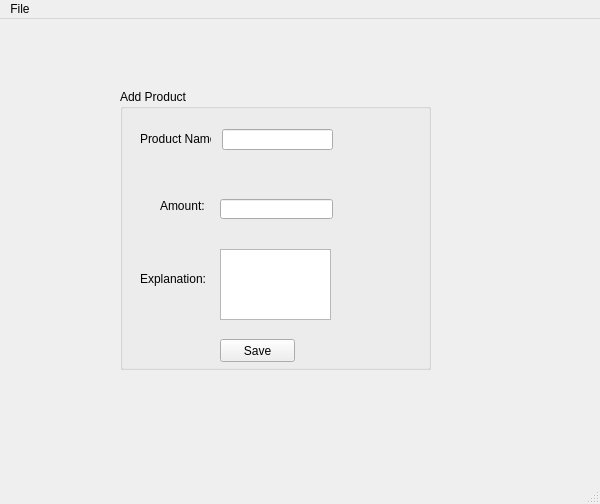
<?xml version="1.0" encoding="UTF-8"?>
<ui version="4.0">
 <class>MainWindow</class>
 <widget class="QMainWindow" name="MainWindow">
  <property name="geometry">
   <rect>
    <x>0</x>
    <y>0</y>
    <width>600</width>
    <height>504</height>
   </rect>
  </property>
  <property name="windowTitle">
   <string>MainWindow</string>
  </property>
  <widget class="QWidget" name="centralwidget">
   <widget class="QGroupBox" name="groupBox">
    <property name="geometry">
     <rect>
      <x>120</x>
      <y>70</y>
      <width>311</width>
      <height>281</height>
     </rect>
    </property>
    <property name="title">
     <string>Add Product</string>
    </property>
    <widget class="QLabel" name="label">
     <property name="geometry">
      <rect>
       <x>20</x>
       <y>40</y>
       <width>71</width>
       <height>20</height>
      </rect>
     </property>
     <property name="text">
      <string>Product Name:</string>
     </property>
    </widget>
    <widget class="QLabel" name="label_2">
     <property name="geometry">
      <rect>
       <x>40</x>
       <y>110</y>
       <width>47</width>
       <height>13</height>
      </rect>
     </property>
     <property name="text">
      <string>Amount:</string>
     </property>
    </widget>
    <widget class="QLineEdit" name="lineEdit">
     <property name="geometry">
      <rect>
       <x>100</x>
       <y>110</y>
       <width>113</width>
       <height>20</height>
      </rect>
     </property>
    </widget>
    <widget class="QLineEdit" name="lineEdit_2">
     <property name="geometry">
      <rect>
       <x>102</x>
       <y>40</y>
       <width>111</width>
       <height>21</height>
      </rect>
     </property>
    </widget>
    <widget class="QPushButton" name="pushButton">
     <property name="geometry">
      <rect>
       <x>100</x>
       <y>250</y>
       <width>75</width>
       <height>23</height>
      </rect>
     </property>
     <property name="text">
      <string>Save</string>
     </property>
    </widget>
    <widget class="QLabel" name="label_3">
     <property name="geometry">
      <rect>
       <x>20</x>
       <y>180</y>
       <width>71</width>
       <height>20</height>
      </rect>
     </property>
     <property name="text">
      <string>Explanation:</string>
     </property>
    </widget>
    <widget class="QTextEdit" name="textEdit">
     <property name="geometry">
      <rect>
       <x>100</x>
       <y>160</y>
       <width>111</width>
       <height>71</height>
      </rect>
     </property>
    </widget>
   </widget>
  </widget>
  <widget class="QMenuBar" name="menubar">
   <property name="geometry">
    <rect>
     <x>0</x>
     <y>0</y>
     <width>600</width>
     <height>21</height>
    </rect>
   </property>
   <widget class="QMenu" name="menuDosya">
    <property name="title">
     <string>File</string>
    </property>
    <addaction name="actionShow_Products"/>
   </widget>
   <addaction name="menuDosya"/>
  </widget>
  <widget class="QStatusBar" name="statusbar"/>
  <action name="actionShow_Products">
   <property name="text">
    <string>Show Products</string>
   </property>
  </action>
 </widget>
 <resources/>
 <connections/>
</ui>
